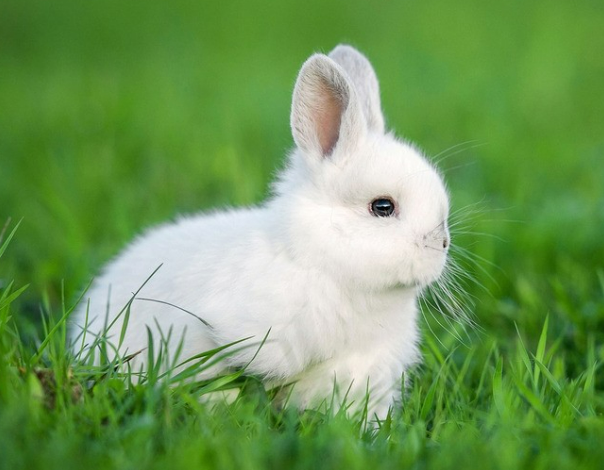
#> input picture 103-魏星/week6/rabbit.png, 604 x 470 px
$ python imageFlip.py
#> lines starting #> are read from the running program, lines starting #| are printed output that depends on the picture
# coding: utf-8
import cv2
import matplotlib.pyplot as plt

img_dir = "rabbit.png"
img = cv2.imread(img_dir)
#> img is the input picture: shape (470, 604, 3); mean B, G, R 88.8, 153.7, 112.1
img = cv2.cvtColor(img, cv2.COLOR_BGR2RGB)

# 水平翻转
flip_horizontal = cv2.flip(img, 1)
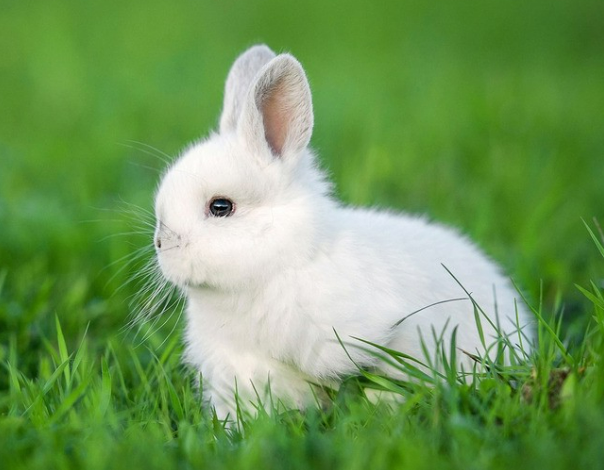
#> flip_horizontal: shape (470, 604, 3); mean R, G, B 112.1, 153.7, 88.8
# 垂直翻转
flip_vertical = cv2.flip(img, 0)
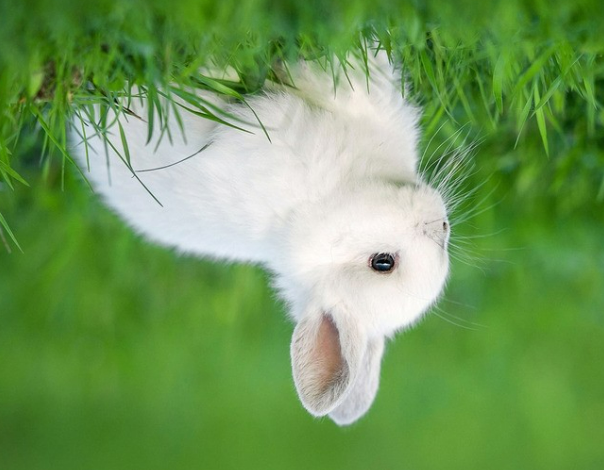
#> flip_vertical: shape (470, 604, 3); mean R, G, B 112.1, 153.7, 88.8
# 水平加垂直翻转
flip_hv = cv2.flip(img, -1)
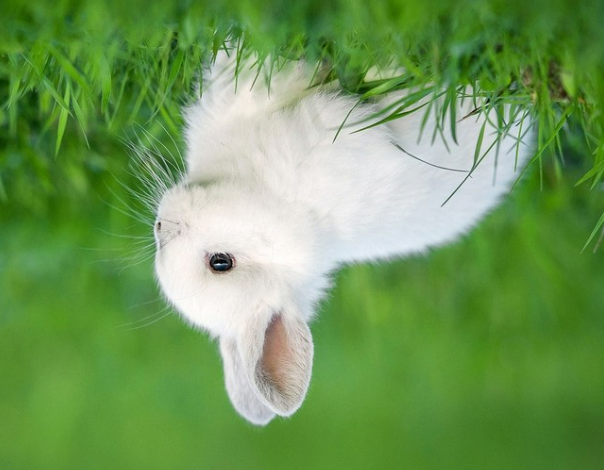
#> flip_hv: shape (470, 604, 3); mean R, G, B 112.1, 153.7, 88.8


plt.show()
plt.figure()
plt.rcParams['font.sans-serif']=['SimHei']

plt.subplot(221)
plt.imshow(img)
plt.title("src")
plt.subplot(222)
plt.imshow(flip_horizontal)
plt.title("水平翻转")
plt.subplot(223)
plt.imshow(flip_vertical)
plt.title("垂直翻转")
plt.subplot(224)
plt.imshow(flip_hv)
plt.title("水平加垂直翻转")
plt.show()
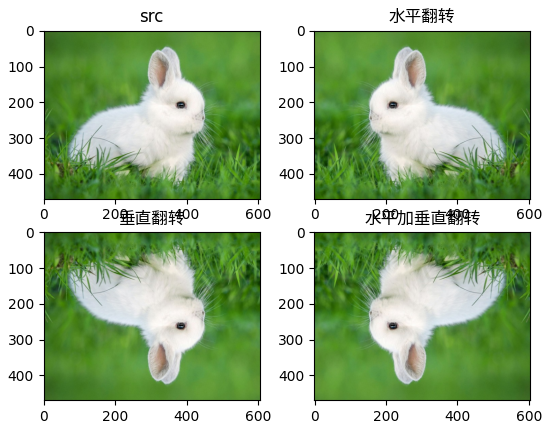
#> figure drawn by matplotlib, 4 panels
